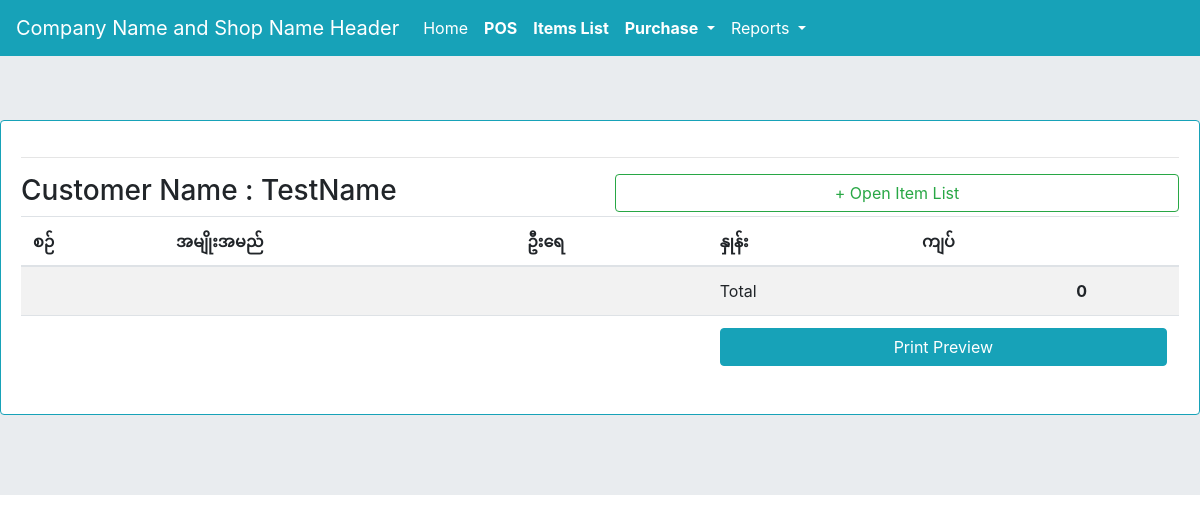
The app's page /detail_inv/20/, older data.
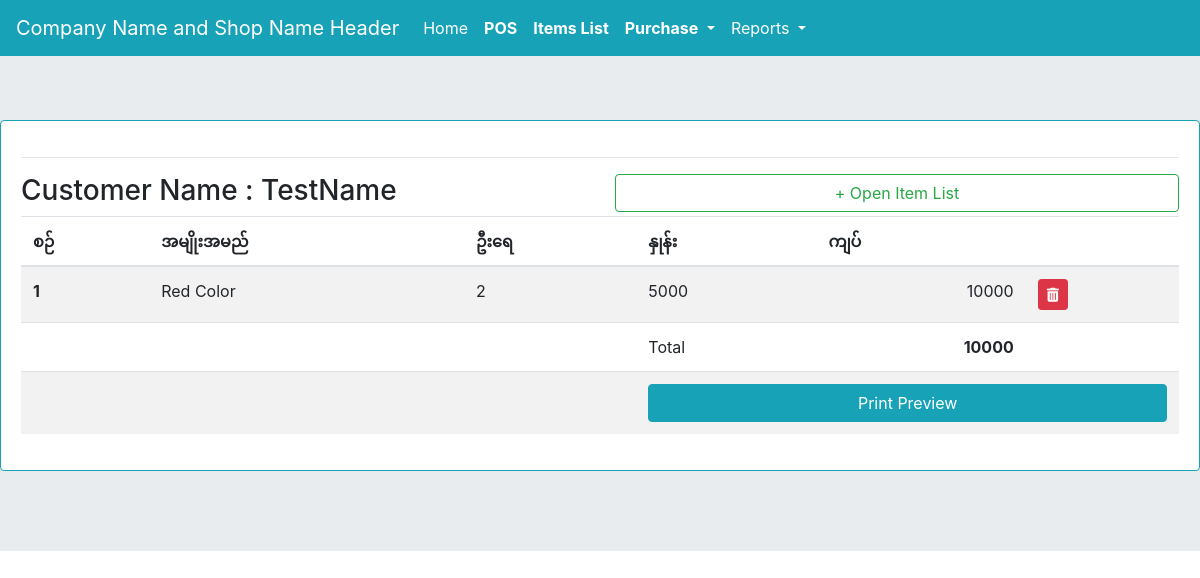
The same page, newer data.
### myapp/models.py (models this page shows, shortened)
class invoice(models.Model):
    customer = models.CharField(max_length=255, blank=True, null=True)
    total = models.PositiveIntegerField(default=0)
    created_at = models.DateTimeField(auto_now_add=True)
    updated_at = models.DateTimeField(auto_now=True)

class invitem(models.Model):
    inv = models.ForeignKey(invoice, on_delete=models.CASCADE)
    item = models.CharField(max_length=255)
    qty = models.PositiveIntegerField(default=0)
    rate = models.PositiveIntegerField(default=0)
    amount = models.PositiveIntegerField(default=0)
    created_at = models.DateTimeField(auto_now_add=True)
    updated_at = models.DateTimeField(auto_now=True)
    idate = models.DateField(auto_now_add=True)

### myapp/views.py (the view)
# urls.py: path('detail_inv/<int:id>/', views.detail_inv, name='detail_inv'),
def detail_inv(request, id):
    context ={}
    context["invitm"] = invitem.objects.filter(inv=id)
    context["data"] = invoice.objects.get(id = id)
    context["itm"] = item.objects.all()
    return render(request, "detail_inv.html", context)

### templates/detail_inv.html (shortened to what this page needs)
{% extends 'base.html' %}
{% block content %}
<div class="card border-info mb-3">
  <div class="card-body">
<hr>
<div class="row">
  <div class="col-md-6"><h3>Customer Name : {{data.customer}}</h3></div>
  <div class="col-md-6">
    <button type="button" class="btn btn-outline-success btn-block" data-toggle="modal" data-target="#myModal">
     + Open Item List
  </button>
  </div>
</div>
<table class="table table-striped">
  <thead>
    <tr>
      <th scope="col">စဉ် </th>
      <th scope="col">အမျိုးအမည် </th>
      <th scope="col">ဦးရေ </th>
      <th scope="col">နှုန်း  </th>
      <th scope="col">ကျပ် </th>
      <th scope="col"></th>
    </tr>
  </thead>
  <tbody id="invTablebody">
  	{% for i in invitm %}
    <tr class="invtr">
      <th scope="row">{{forloop.counter}}</th>
      <td>{{i.item}}</td>
      <td>{{i.qty}}</td>
      <td>{{i.rate}}</td>
      <td class="text-right">
      	{{i.amount}}
      </td>
      <td>
        <button class="btn btn-sm btn-danger rmvItem">
        <i class="fa-solid fa-trash-can"></i>
      </button>
      </td>
    </tr>
    {% endfor %}
    <tr>
      <td></td>
      <td></td>
      <td></td>
      <td>Total</td>
      <td class="text-right"><strong>{{data.total}}</strong></td>
      <td></td>
    </tr>
    <tr>
    	<td></td>
    	<td></td>
      <td></td>
    	<td colspan="3">
    		<a href="{% url 'myapp:print_preview' data.id %}" class="btn btn-info btn-block" target="blank">Print Preview</a>
    	</td>
    </tr>
  </tbody>
</table>
  </div>
</div>
{% endblock content %}

Row changes from the older to the newer data that the page shows:
changed invoice "TestName": total "0" → "10000"
added invitem: item "Red Color", qty "2", rate "5000", amount "10000"
